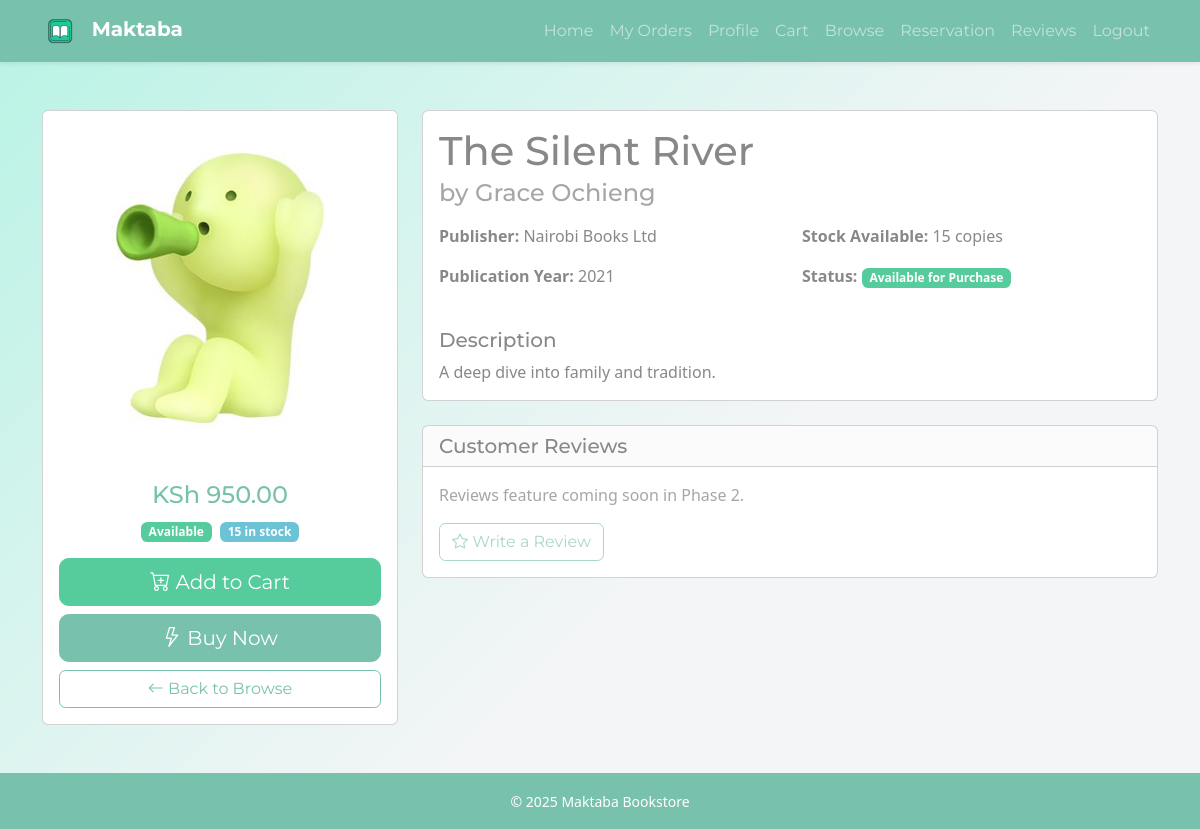
Page /modules/user/book_details.php?book_id=1 (signed in) on the committed database.
### tables this page shows
CREATE TABLE books (
    book_id INT AUTO_INCREMENT PRIMARY KEY,
    title VARCHAR(200) NOT NULL,
    author VARCHAR(100),
    publisher_id INT,
    price DECIMAL(10, 2) NOT NULL,
    stock_quantity INT DEFAULT 0,
    reserved_stock INT DEFAULT 0,
    genre VARCHAR(50),
    year_of_publication YEAR,
    description TEXT,
    book_cover VARCHAR(255),
    moodle_course_id VARCHAR(50),
     
    is_available TINYINT(1) DEFAULT 1,
    date_added TIMESTAMP DEFAULT CURRENT_TIMESTAMP,
    FOREIGN KEY (publisher_id) REFERENCES publishers(publisher_id) ON DELETE
    SET NULL ON UPDATE CASCADE
);

CREATE TABLE publishers (
    publisher_id INT AUTO_INCREMENT PRIMARY KEY,
    name VARCHAR(100) NOT NULL,
    address TEXT,
    contact_number VARCHAR(20),
    email VARCHAR(100)
);

### modules/user/book_details.php (the view, shortened to what this page needs)
<?php
require_once __DIR__ . '/../../database/config.php';
$book_id = (int)($_GET['book_id'] ?? 0);
$stmt = $conn->prepare("
    SELECT b.*, p.name as publisher_name
    FROM books b
    LEFT JOIN publishers p ON b.publisher_id = p.publisher_id
    WHERE b.book_id = ?
");
$stmt->bind_param("i", $book_id);
$stmt->execute();
$result = $stmt->get_result();
$book = $result->fetch_assoc();
$title = htmlspecialchars($book['title'] ?? 'Unknown Title');
$author = htmlspecialchars($book['author'] ?? 'Unknown Author');
$publisher_name = htmlspecialchars($book['publisher_name'] ?? 'Unknown Publisher');
$price = number_format($book['price'] ?? 0, 2);
$stock = $book['stock_quantity'] ?? 0;
$description = htmlspecialchars($book['description'] ?? 'No description available.');
$year = $book['year_of_publication'] ?? 'Unknown';
$status = $book['is_available'] ?? 0;
?>
<!DOCTYPE html>
<html lang="en">
<head>
    <link href="https://cdn.jsdelivr.net/npm/bootswatch@5.3.3/dist/minty/bootstrap.min.css" rel="stylesheet">
    <link href="https://cdn.jsdelivr.net/npm/bootstrap-icons@1.11.3/font/bootstrap-icons.css" rel="stylesheet">
    <link rel="stylesheet" href="../../assets/css/user.css">
</head>
<body class="d-flex flex-column min-vh-100">
<?php include("../../includes/user_nav.php"); ?>
<main class="container my-5 flex-grow-1">
    <div class="row">
        <div class="col-md-4">
            <div class="card">
                <img src="../../assets/img/shout.jpg" class="card-img-top" alt="<?php echo $title; ?>">
                <div class="card-body text-center">
                    <h4 class="text-primary">KSh <?php echo $price; ?></h4>
                    <div class="mb-3">
                        <span class="badge bg-<?php echo $status ? 'success' : 'secondary'; ?>">
                            <?php echo $status ? 'Available' : 'Unavailable'; ?>
                        </span>
                        <span class="badge bg-<?php echo $stock > 0 ? 'info' : 'danger'; ?> ms-1">
                            <?php echo $stock > 0 ? $stock . ' in stock' : 'Out of stock'; ?>
                        </span>
                    </div>
                    <?php if ($stock > 0 && $status): ?>
                        <a href="add_to_cart.php?book_id=<?php echo $book_id; ?>" class="btn btn-success btn-lg w-100 mb-2">
                            <i class="bi bi-cart-plus"></i> Add to Cart
                        </a>
                        <a href="checkout.php?book_id=<?php echo $book_id; ?>" class="btn btn-primary btn-lg w-100 mb-2">
                            <i class="bi bi-lightning"></i> Buy Now
                        </a>
                    <?php else: ?>
                        <button class="btn btn-secondary btn-lg w-100 mb-2" disabled>
                            <i class="bi bi-x-circle"></i> Not Available
                        </button>
                    <?php endif; ?>
                    <a href="browse_books.php" class="btn btn-outline-primary w-100">
                        <i class="bi bi-arrow-left"></i> Back to Browse
                    </a>
                </div>
            </div>
        </div>
        <div class="col-md-8">
            <div class="card">
                <div class="card-body">
                    <h1 class="card-title"><?php echo $title; ?></h1>
                    <h4 class="card-subtitle mb-3 text-muted">by <?php echo $author; ?></h4>
                    <div class="row mb-4">
                        <div class="col-md-6">
                            <p><strong>Publisher:</strong> <?php echo $publisher_name; ?></p>
                            <p><strong>Publication Year:</strong> <?php echo $year; ?></p>
                        </div>
                        <div class="col-md-6">
                            <p><strong>Stock Available:</strong> <?php echo $stock; ?> copies</p>
                            <p><strong>Status:</strong>
                                <span class="badge bg-<?php echo $status ? 'success' : 'secondary'; ?>">
                                    <?php echo $status ? 'Available for Purchase' : 'Currently Unavailable'; ?>
                                </span>
                            </p>
                        </div>
                    </div>
                    <h5>Description</h5>
                    <p class="card-text"><?php echo nl2br($description); ?></p>
                </div>
            </div>
            <div class="card mt-4">
                <div class="card-header">
                    <h5 class="mb-0">Customer Reviews</h5>
                </div>
                <div class="card-body">
                    <p class="text-muted">Reviews feature coming soon in Phase 2.</p>
                    <button class="btn btn-outline-primary" disabled>
                        <i class="bi bi-star"></i> Write a Review
                    </button>
                </div>
            </div>
        </div>
    </div>
</main>
<footer class="bg-primary text-white text-center py-3 mt-auto">
    <small>&copy; <?php echo date('Y'); ?> Maktaba Bookstore</small>
</footer>
</body>
</html>

### Assets/css/user.css (style rules this page uses)
body { background: linear-gradient(135deg, #b8f3e5 0%, #f3f5f6 60%); min-height: 100vh; }

### rows in the picture
books: price "950.00", stock_quantity "15", title "The Silent River", author "Grace Ochieng", publisher.name "Nairobi Books Ltd", year_of_publication "2021", description "A deep dive into family and tradition."
